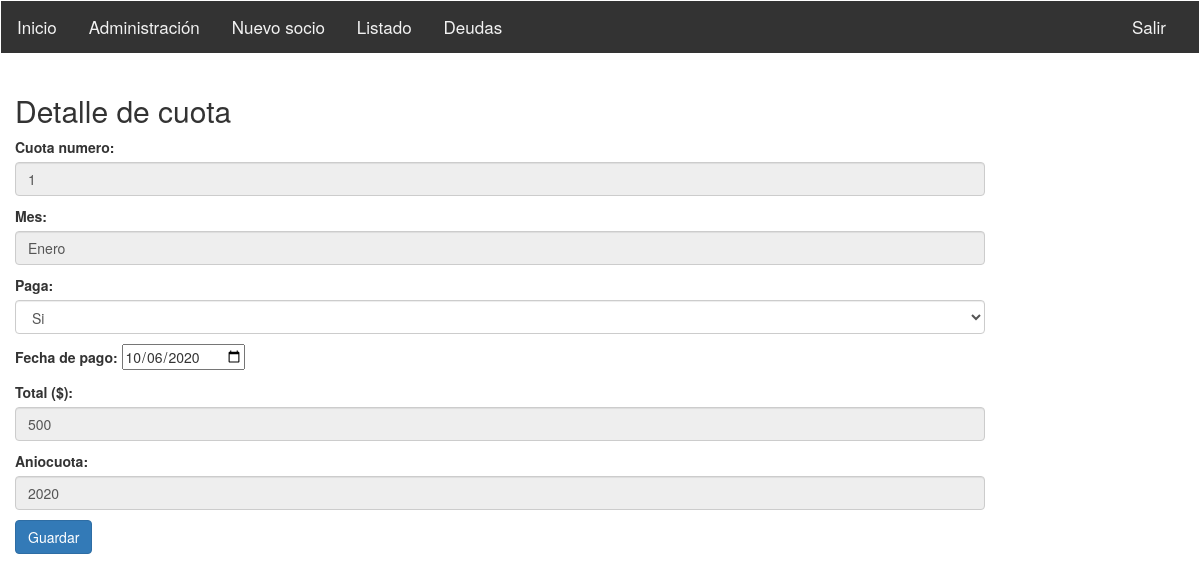
The page /sistemasocioscap/cuota_view/25/16/ (signed in) on the database its author committed.
### sistemasocioscap/models.py (models this page shows)
class Cuota(models.Model):
	"""docstring for Cuota"""
	nrocuota = models.CharField (max_length = 200)
	mes = models.CharField (max_length = 200, null=True, blank=True)
	pago = models.CharField(max_length=32,choices=[('si', 'Si'),('no', 'No')], default="",null = True, blank=True)
	fecha_pago = models.DateField(null=True, blank=True)
	total = models.IntegerField (null=True)
	aniocuota = models.CharField (max_length = 200,null=True, blank=True)
	registro = models.ForeignKey('RegistroPagos', on_delete=models.SET_NULL, null=True, blank=True)
	socio = models.ForeignKey('Socio', on_delete=models.SET_NULL, null=True, blank=True)
	def __str__(self):
    		return self.nrocuota
  	def get_absolute_url(self):
    		return reverse ('cuota-detail', args=[str(self.id)])

### sistemasocioscap/views.py (the view)
# urls.py: url(r'^cuota_view/(?P<id_cuota>\d+)/(?P<id_socio>(\d+))/$', login_required(views.cuota_view), name='cuota_view'),
def cuota_view(request,id_cuota, id_socio):
    cuota = Cuota.objects.get(id = id_cuota)
    socio = Socio.objects.get(id = id_socio)
    if request.method == 'GET':
        form = CuotaForm(instance = cuota)
    else:
        form = CuotaForm(request.POST,instance = cuota)
        if form.is_valid():
            form.save()
        return redirect('socio_detail',id_socio = id_socio)
    return render(request, 'cuota_form.html',{'form': form})

### sistemasocioscap/forms.py
class CuotaForm(forms.ModelForm):
	class Meta:
		model = Cuota
		fields = [
			'nrocuota',
			'mes',
			'pago',
			'fecha_pago',
			'total',
			'aniocuota',
		]
		labels = {
			'nrocuota': 'Cuota numero:',
			'mes': 'Mes',
			'pago': 'Paga',
			'fecha_pago': 'Fecha de pago',
			'total':'Total ($)',
			'anio_cuota':'Year'
		}
		widgets = {
			'nrocuota': forms.TextInput(attrs={'class':'form-control','readonly':'readonly'}),
			'mes': forms.TextInput(attrs={'class':'form-control','readonly':'readonly'}),
			'pago': forms.Select(attrs={'class':'form-control'}),
			'fecha_pago': DateInput(),
			'nrosocio': forms.TextInput(attrs={'class':'form-control'}),
			'total': forms.TextInput(attrs={'class':'form-control','readonly':'readonly'}),
			'aniocuota': forms.TextInput(attrs={'class':'form-control','readonly':'readonly'}),
		}

### sistemasocioscap/templates/cuota_form.html (shortened to what this page needs)
{% extends "base_generic.html" %}
{% block content %}
<h2>Detalle de cuota</h2>
<form method="post">
	{{ form.as_p }}
	<button class="btn btn-primary" type="submit">Guardar</button>
</form>
{% endblock %}

### rows shown on the page
Cuota: nrocuota "1", mes "Enero", pago "Si", fecha_pago "10/06/2020", total "500", aniocuota "2020"
